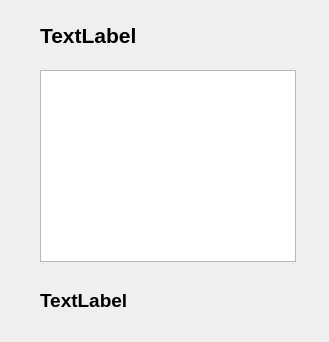
<?xml version="1.0" encoding="UTF-8"?>
<ui version="4.0">
 <class>Transaction</class>
 <widget class="QWidget" name="Transaction">
  <property name="windowModality">
   <enum>Qt::NonModal</enum>
  </property>
  <property name="geometry">
   <rect>
    <x>0</x>
    <y>0</y>
    <width>329</width>
    <height>342</height>
   </rect>
  </property>
  <property name="sizePolicy">
   <sizepolicy hsizetype="Maximum" vsizetype="Preferred">
    <horstretch>0</horstretch>
    <verstretch>0</verstretch>
   </sizepolicy>
  </property>
  <property name="windowTitle">
   <string>Form</string>
  </property>
  <widget class="QLabel" name="wordLabel">
   <property name="geometry">
    <rect>
     <x>40</x>
     <y>20</y>
     <width>251</width>
     <height>31</height>
    </rect>
   </property>
   <property name="font">
    <font>
     <family>Microsoft YaHei UI</family>
     <pointsize>16</pointsize>
     <weight>75</weight>
     <bold>true</bold>
    </font>
   </property>
   <property name="text">
    <string>TextLabel</string>
   </property>
  </widget>
  <widget class="QTextBrowser" name="transactionBrowser">
   <property name="geometry">
    <rect>
     <x>40</x>
     <y>70</y>
     <width>256</width>
     <height>192</height>
    </rect>
   </property>
   <property name="font">
    <font>
     <family>Microsoft JhengHei UI</family>
     <pointsize>10</pointsize>
    </font>
   </property>
  </widget>
  <widget class="QLabel" name="statusLabel">
   <property name="geometry">
    <rect>
     <x>40</x>
     <y>280</y>
     <width>251</width>
     <height>41</height>
    </rect>
   </property>
   <property name="font">
    <font>
     <family>Microsoft YaHei UI</family>
     <pointsize>14</pointsize>
     <weight>75</weight>
     <bold>true</bold>
    </font>
   </property>
   <property name="text">
    <string>TextLabel</string>
   </property>
  </widget>
 </widget>
 <resources/>
 <connections/>
</ui>
